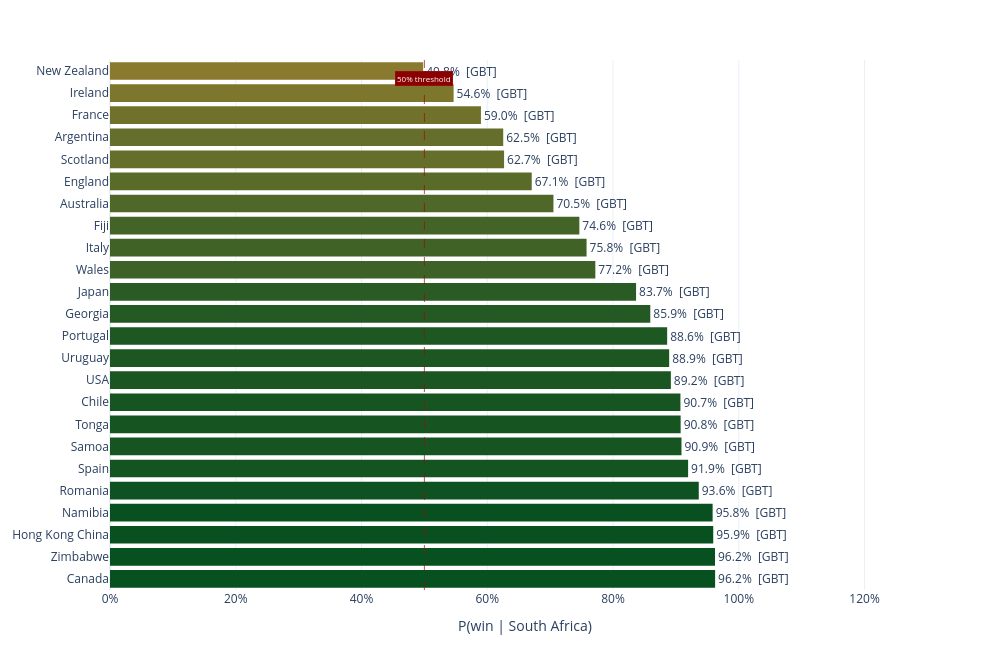

Notebook cell for this chart:
### Code cell
from matplotlib.colors import Normalize, LinearSegmentedColormap

# Gradient colormap
bok_cmap = LinearSegmentedColormap.from_list('bok', [SECONDARY, PRIMARY])
norm = Normalize(vmin=sa_df.P_win.min(), vmax=sa_df.P_win.max())

# Map probabilities to hex colors
colors = [mcolors.to_hex(bok_cmap(norm(p))) for p in sa_df.P_win]

fig = go.Figure()

fig.add_trace(go.Bar(
    y=sa_df.Opponent,
    x=sa_df.P_win,
    orientation='h',
    marker=dict(color=colors, line=dict(width=0)),
    text=[f'{p:.1%}  [{m}]' for p, m in zip(sa_df.P_win, sa_df.Method)],
    textposition='outside',
    hovertemplate='%{y}<br>P(win): %{x:.1%}',
    showlegend=False
))

# 50% threshold line
fig.add_vline(x=0.5, line_dash='dash', line_color='#960d0d', line_width=1, opacity=0.7)

# Annotation
fig.add_annotation(
    x=0.5, y=0.98,
    xref='x', yref='paper',
    text='50% threshold',
    showarrow=False,
    bgcolor='darkred',
    bordercolor='#960d0d',
    borderwidth=1,
    font=dict(color='white', size=8),
    align='center',
    xanchor='center',
    yanchor='top'
)

fig.update_layout(
    xaxis_title='P(win | South Africa)',
    xaxis=dict(tickformat='.0%', range=[0, 1.32]),
    template='plotly_white',
    height=PLOT_HEIGHT,
    width=PLOT_WIDTH,
    margin=dict(l=60, r=60, t=60, b=60),
    hovermode='closest'
)

fig.show()

### Figure 1 — Plotly figure (JSON) as saved in the notebook; plotly's stock layout.template omitted (floating-point values rounded to 4 significant figures)
{"data": [{"hovertemplate": "%{y}<br>P(win): %{x:.1%}", "marker": {"color": ["#075020", "#075020", "#085020", "#085020", "#0e5221", "#135421", "#165522", "#165522", "#165522", "#1b5622", "#1c5722", "#1d5722", "#245923", "#2a5b24", "#3d6126", "#416227", "#446427", "#4f6728", "#596a29", "#666e2b", "#666e2b", "#70722c", "#7d762d", "#8a7a2f"], "line": {"width": 0}}, "orientation": "h", "showlegend": false, "text": ["96.2%  [GBT]", "96.2%  [GBT]", "95.9%  [GBT]", "95.8%  [GBT]", "93.6%  [GBT]", "91.9%  [GBT]", "90.9%  [GBT]", "90.8%  [GBT]", "90.7%  [GBT]", "89.2%  [GBT]", "88.9%  [GBT]", "88.6%  [GBT]", "85.9%  [GBT]", "83.7%  [GBT]", "77.2%  [GBT]", "75.8%  [GBT]", "74.6%  [GBT]", "70.5%  [GBT]", "67.1%  [GBT]", "62.7%  [GBT]", "62.5%  [GBT]", "59.0%  [GBT]", "54.6%  [GBT]", "49.8%  [GBT]"], "textposition": "outside", "type": "bar", "x": [0.9624, 0.9622, 0.9594, 0.9584, 0.9363, 0.9194, 0.9088, 0.9075, 0.9072, 0.892, 0.8893, 0.8861, 0.8593, 0.8366, 0.7718, 0.7579, 0.7464, 0.7052, 0.6707, 0.6267, 0.6254, 0.5899, 0.5465, 0.498], "y": ["Canada", "Zimbabwe", "Hong Kong China", "Namibia", "Romania", "Spain", "Samoa", "Tonga", "Chile", "USA", "Uruguay", "Portugal", "Georgia", "Japan", "Wales", "Italy", "Fiji", "Australia", "England", "Scotland", "Argentina", "France", "Ireland", "New Zealand"]}], "layout": {"annotations": [{"align": "center", "bgcolor": "darkred", "bordercolor": "#960d0d", "borderwidth": 1, "font": {"color": "white", "size": 8}, "showarrow": false, "text": "50% threshold", "x": 0.5, "xanchor": "center", "xref": "x", "y": 0.98, "yanchor": "top", "yref": "paper"}], "height": 650, "hovermode": "closest", "margin": {"b": 60, "l": 60, "r": 60, "t": 60}, "shapes": [{"line": {"color": "#960d0d", "dash": "dash", "width": 1}, "opacity": 0.7, "type": "line", "x0": 0.5, "x1": 0.5, "xref": "x", "y0": 0, "y1": 1, "yref": "y domain"}], "width": 1000, "xaxis": {"range": [0, 1.32], "tickformat": ".0%", "title": {"text": "P(win | South Africa)"}}}}
